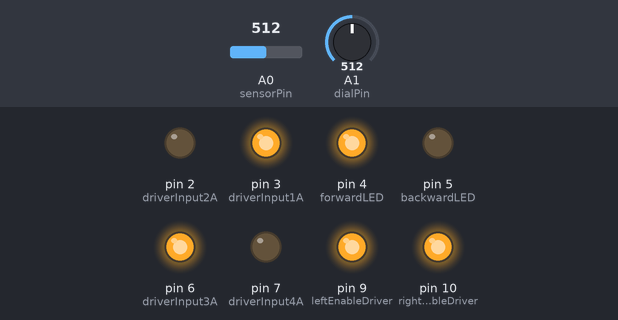
The sketch below on a simulated Arduino Uno, built with avr-gcc and run on an emulated ATmega328P. Shown: output pins drawn as LEDs (lit = HIGH). The inputs (shaded band) are chosen by the test bench; at power-on: A0 (sensorPin) = 512, A1 (dialPin) = 512. What the sketch prints to the serial monitor is not drawn.

Above: at 1.3 s.
1.4 s: A0 (sensorPin) set to 529
At 2.5 s:
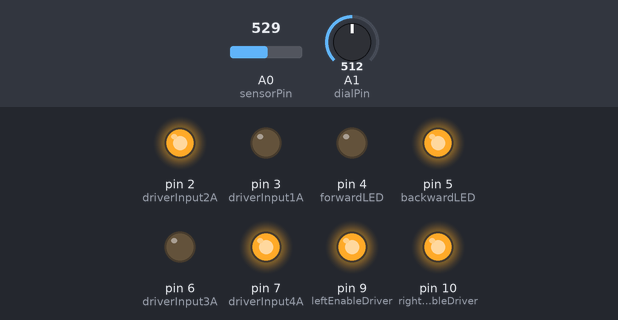
4.5 s: A0 (sensorPin) set to 716
At 7.0 s:
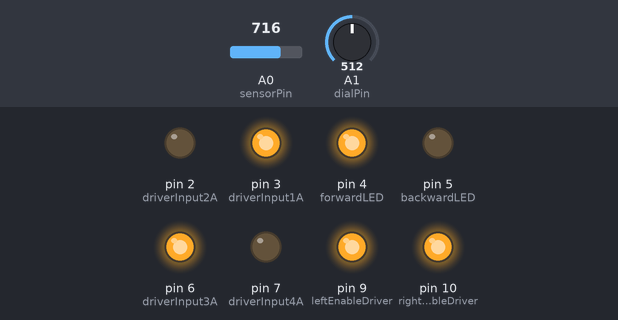
7.6 s: A0 (sensorPin) set to 732
At 8.7 s:
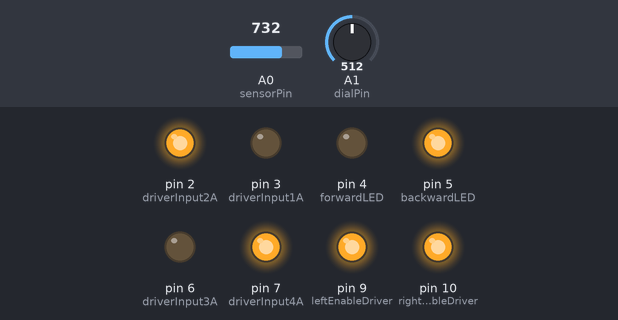
Timing chart, 0 to 10.8 s (numbered marks = the images above; inputs shaded):
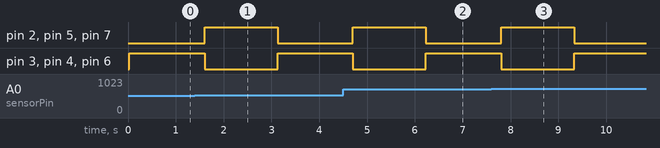

Measured:
- the behaviour switches between 517 and 518 on A0 (sensorPin) (found by bisection; images 0 and 1)
- the behaviour switches between 721 and 722 on A0 (sensorPin) (found by bisection; images 2 and 3)
- after the input at 1.4 s, pin 2 (driverInput2A), pin 5 (backwardLED), pin 7 (driverInput4A): LOW → HIGH after 0.20 s, → LOW 1.5 s later; pin 3 (driverInput1A), pin 4 (forwardLED), pin 6 (driverInput3A): HIGH → LOW after 0.20 s, → HIGH 1.5 s later
- after the input at 4.5 s, pin 2 (driverInput2A), pin 5 (backwardLED), pin 7 (driverInput4A): LOW → HIGH after 0.21 s, → LOW 1.5 s later; pin 3 (driverInput1A), pin 4 (forwardLED), pin 6 (driverInput3A): HIGH → LOW after 0.21 s, → HIGH 1.5 s later
- after the input at 7.6 s, pin 2 (driverInput2A), pin 5 (backwardLED), pin 7 (driverInput4A): LOW → HIGH after 0.21 s, → LOW 1.5 s later; pin 3 (driverInput1A), pin 4 (forwardLED), pin 6 (driverInput3A): HIGH → LOW after 0.21 s, → HIGH 1.5 s later

The sketch:

SensorBotMark3photoresistor.ino
```cpp
//L293 information sheet
//http://www.ti.com/lit/ds/symlink/l293d.pdf

//This project uses Arduino UNO and the L293DNE IC to run two
//motors independently forward and backward, and with speed
//adjustable with pulse-width modulation (PWM).

/*
 * This is the photoresistor robot
 *
 *
 *
 *
 */


const int sensorPin = A0;
int sensorValue = 0;
int sensorLowThreshold = 1;
int sensorHighThreshold = 1000;

const int dialPin = A1; // we are adding a potentiometer to adjust settings on the fly
int dialValue = 0;  // variable to store the setting on the potentiometer

// Hook up the Arduino to the L293 IC, and define constants:

// side L (going from top left to bottom left on IC)
  const int leftEnableDriver = 9; // pin 1 on IC, enableDriver12EN, on a PWM-capable arduino pin
  const int driverInput1A = 3;  // pin 2 on IC
  // pin 3 on IC = driverOutput1Y , goes to L motor
  // pin 4 on IC = ground
  // pin 5 on IC = ground
  // pin 6 on IC = driverOutput2Y, goes to L motor
  const int driverInput2A = 2;  // pin 7 on IC
  // pin 8 on IC  is positive power source for the motors

//side R (going from bottom right to top right on IC, as is the convention)
  const int rightEnableDriver = 10;  //pin 9 on IC, enableDriver34EN, on a PWM-capable arduino pin
  const int driverInput3A = 6; // pin 10 on IC
  // pin 11 on IC = driverOutput3Y, goes to R motor
  // pin 12 on IC = ground
  // pin 13 on IC = ground
  // pin 14 on IC = driverOutput4Y, goes to R motor
  const int driverInput4A = 7; // pin 15 on IC
  // pin 16 on IC powers the IC, needs 5V

// debug LEDs
  const int forwardLED = 4;
  const int backwardLED = 5;
  const int rightLED = 8;
  const int leftLED = 12;

void setup() {
  Serial.begin(9600);
  pinMode(leftEnableDriver, OUTPUT);
  pinMode(rightEnableDriver, OUTPUT);
  pinMode(driverInput1A, OUTPUT);
  pinMode(driverInput2A, OUTPUT);
  pinMode(driverInput3A, OUTPUT);
  pinMode(driverInput4A, OUTPUT);

  pinMode(forwardLED, OUTPUT);
  pinMode(backwardLED, OUTPUT);

  //set the wheels to spinning
  digitalWrite(leftEnableDriver, HIGH);
  digitalWrite(rightEnableDriver, HIGH);
}

void loop() {

dialValue = analogRead(dialPin);
Serial.print("dial Value: ");
Serial.println(dialValue);

int oldSensorValue = sensorValue;
sensorValue = analogRead(sensorPin);
int sensorDifference = oldSensorValue -sensorValue;

  if ( (sensorValue > sensorLowThreshold) && (sensorValue < sensorHighThreshold) ){
      Serial.print("In light range.\n");
      Serial.print(sensorValue);
      if ( sensorDifference < -5   && oldSensorValue != 0 ){
        Serial.print("I notice I am getting closer to shadow.\n");
        goBackward();
        delay(1000);
       //goRight();
       //   delay(200);
      }
      else
      {
        Serial.println("I feel I should be safe going forward.");
        goForward();
      }
  }
  else {
    Serial.print("Out of light range.\n");
    Serial.print(sensorValue);
  }
  delay(500);

}

void goForward(){
    Serial.print("Going Forward");
  //make both sides of wheels go forward
  digitalWrite(driverInput1A, HIGH);
  digitalWrite(driverInput2A, LOW);
  digitalWrite(driverInput3A, HIGH);
  digitalWrite(driverInput4A, LOW);
  //debug lights
  digitalWrite(forwardLED, HIGH);
  digitalWrite(backwardLED, LOW);
  digitalWrite(rightLED, LOW);
  digitalWrite(leftLED, LOW);
}

void goBackward(){
    Serial.print("Going Backward ");
  //make both sides of wheels go backward
  digitalWrite(driverInput1A, LOW);
  digitalWrite(driverInput2A, HIGH);
  digitalWrite(driverInput3A, LOW);
  digitalWrite(driverInput4A, HIGH);
  //debug lights
  digitalWrite(forwardLED, LOW);
  digitalWrite(backwardLED, HIGH);
  digitalWrite(rightLED, LOW);
  digitalWrite(leftLED, LOW);
}

void goRight(){
    Serial.print("Going Right ");
  //make left side go forward
  digitalWrite(driverInput1A, HIGH);
  digitalWrite(driverInput2A, LOW);
  //make right side go forward
  digitalWrite(driverInput3A, LOW);
  digitalWrite(driverInput4A, HIGH);
  //debug lights
  digitalWrite(forwardLED, LOW);
  digitalWrite(backwardLED, LOW);
  digitalWrite(rightLED, HIGH);
  digitalWrite(leftLED, LOW);
}

void goLeft(){
    Serial.print("Going Left ");
  //make left side go backward
  digitalWrite(driverInput1A, LOW);
  digitalWrite(driverInput2A, HIGH);
  //make right side go forward
  digitalWrite(driverInput3A, HIGH);
  digitalWrite(driverInput4A, LOW);
  //debug lights
  digitalWrite(forwardLED, LOW);
  digitalWrite(backwardLED, LOW);
  digitalWrite(rightLED, LOW);
  digitalWrite(leftLED, HIGH);
}
```
